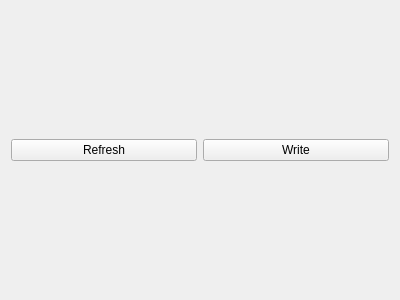
<?xml version="1.0" encoding="UTF-8"?>
<ui version="4.0">
 <class>BeBoardRegistersTab</class>
 <widget class="QWidget" name="BeBoardRegistersTab">
  <property name="geometry">
   <rect>
    <x>0</x>
    <y>0</y>
    <width>400</width>
    <height>300</height>
   </rect>
  </property>
  <property name="windowTitle">
   <string>Form</string>
  </property>
  <layout class="QVBoxLayout" name="verticalLayout_2">
   <item>
    <layout class="QVBoxLayout" name="loBeBoard"/>
   </item>
   <item>
    <layout class="QHBoxLayout" name="loBtns">
     <item>
      <widget class="QPushButton" name="btnRefresh">
       <property name="text">
        <string>Refresh</string>
       </property>
      </widget>
     </item>
     <item>
      <widget class="QPushButton" name="btnWrite">
       <property name="text">
        <string>Write</string>
       </property>
      </widget>
     </item>
    </layout>
   </item>
  </layout>
 </widget>
 <resources/>
 <connections/>
</ui>
